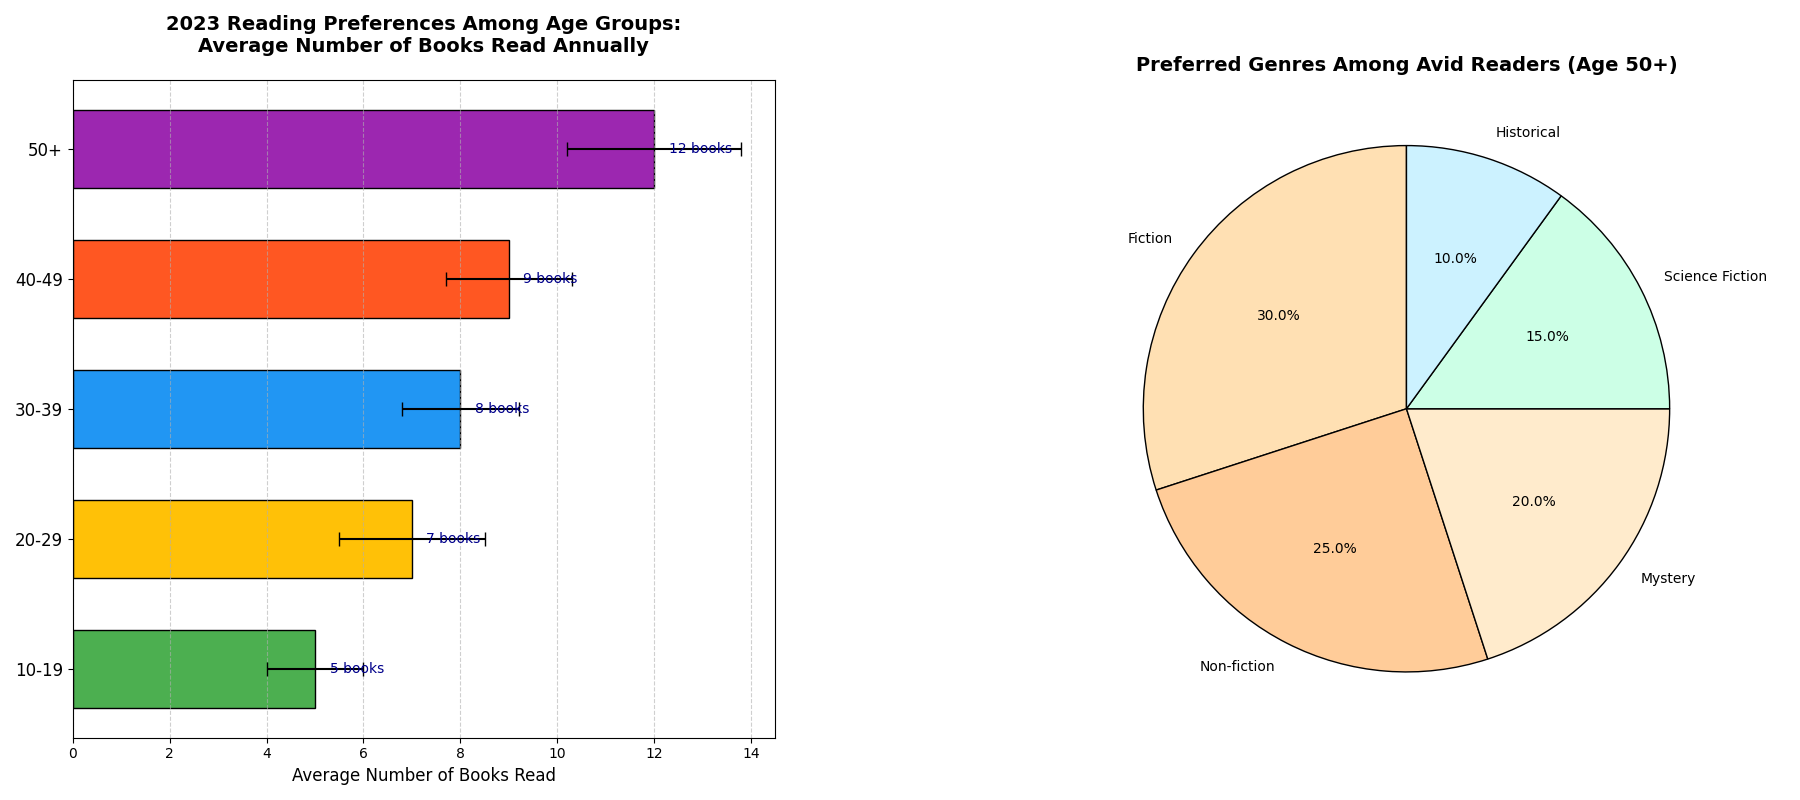

Write the Python code that produced this figure.
import matplotlib.pyplot as plt
import numpy as np

# Backstory:
# In 2023, a survey titled "Reading Preferences of Different Age Groups" was conducted.
# The data comprises the average number of books read by people from different age groups 
# over the course of a year. Additionally, a pie chart shows the genre preferences of the 
# most avid readers (age 50+).

# Data for the bar chart:
age_groups = ['10-19', '20-29', '30-39', '40-49', '50+']
books_read = [5, 7, 8, 9, 12]
variability = [1, 1.5, 1.2, 1.3, 1.8]

# Data for the pie chart:
genres = ['Fiction', 'Non-fiction', 'Mystery', 'Science Fiction', 'Historical']
genre_distribution = [30, 25, 20, 15, 10]  # In percentages

# Colors for the bar chart and pie chart
bar_colors = ['#4CAF50', '#FFC107', '#2196F3', '#FF5722', '#9C27B0']
pie_colors = ['#ffe0b3', '#ffcc99', '#ffebcc', '#ccffe6', '#ccf2ff']

# Create a figure with subplots
fig, (ax1, ax2) = plt.subplots(nrows=1, ncols=2, figsize=(18, 8))

# Horizontal bar chart
bars = ax1.barh(age_groups, books_read, color=bar_colors, edgecolor='black', 
                height=0.6, xerr=variability, capsize=5)
ax1.set_title('2023 Reading Preferences Among Age Groups:\nAverage Number of Books Read Annually', 
              fontsize=14, fontweight='bold', pad=20)
ax1.set_xlabel('Average Number of Books Read', fontsize=12)
for bar in bars:
    width = bar.get_width()
    ax1.text(width + 0.3, bar.get_y() + bar.get_height() / 2, f'{width} books', 
             va='center', ha='left', fontsize=10, color='darkblue')

ax1.tick_params(axis='y', labelsize=12)
ax1.xaxis.grid(True, linestyle='--', alpha=0.6)

# Pie chart for genre preferences among 50+
ax2.pie(genre_distribution, labels=genres, autopct='%1.1f%%', startangle=90, 
        colors=pie_colors, wedgeprops={'edgecolor': 'black'})
ax2.set_title('Preferred Genres Among Avid Readers (Age 50+)', fontsize=14, fontweight='bold')

# Adjust layout
plt.tight_layout()
plt.subplots_adjust(wspace=0.4)

# Show the plot
plt.show()
